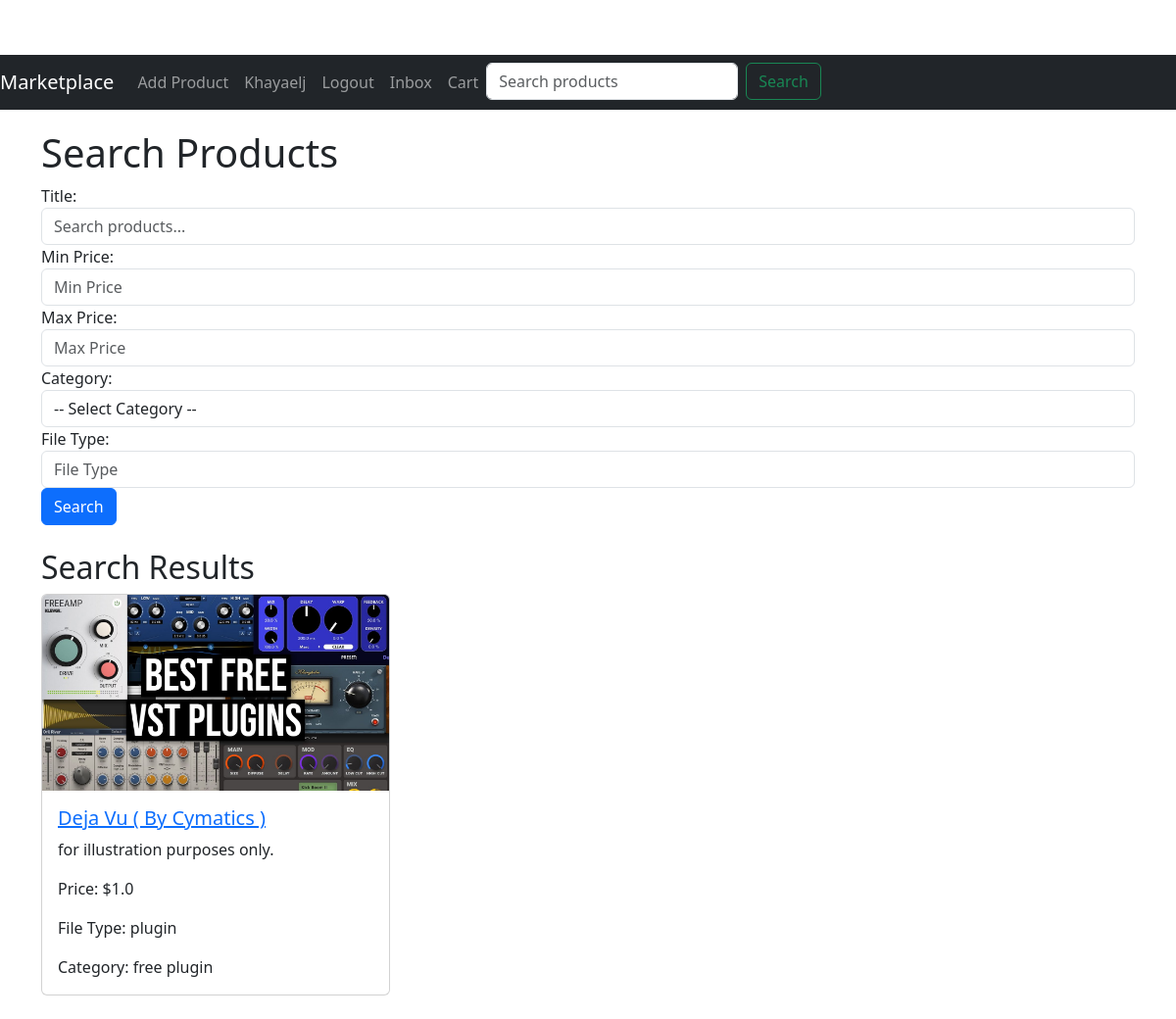
Page /search (signed in) on the committed database.
### app/models.py (models this page shows, shortened)
class User(UserMixin, db.Model):
    id = db.Column(db.Integer, primary_key=True)
    username = db.Column(db.String(64), index=True, unique=True)
    email = db.Column(db.String(120), index=True, unique=True)
    password_hash = db.Column(db.String(128))
    profile_picture = db.Column(db.String(150), nullable=True)
    products = db.relationship('Product', backref='author', lazy='dynamic')
    reviews = db.relationship('Review', backref='author', lazy='dynamic')
    wishlist_entries = db.relationship('Wishlist', backref='user', lazy=True)
    received_messages = db.relationship('Message', foreign_keys='Message.receiver_id', backref='receiver', overlaps="sent_messages,received_messages")
    sent_messages = db.relationship('Message', foreign_keys='Message.sender_id', backref='sender', overlaps="received_messages,sent_messages")

class Product(db.Model):
    id = db.Column(db.Integer, primary_key=True)
    title = db.Column(db.String(128))
    description = db.Column(db.String(1024))
    price = db.Column(db.Float)
    image = db.Column(db.String(150), nullable=True)
    is_sold = db.Column(db.Boolean, default=False)
    created_at = db.Column(db.DateTime, index=True, default=datetime.utcnow)
    user_id = db.Column(db.Integer, db.ForeignKey('user.id'))
    category_id = db.Column(db.Integer, db.ForeignKey('category.id'))
    file_path = db.Column(db.String(150), nullable=True)  # Field for storing file paths
    file_type = db.Column(db.String(50), nullable=True)  # Field to store the type of file (e.g., 'ebook', 'plugin', 'instrumental')
    reviews = db.relationship('Review', backref='product', lazy='dynamic')
    orders = db.relationship('Order', backref='product', lazy='dynamic')

class Category(db.Model):
    id = db.Column(db.Integer, primary_key=True)
    name = db.Column(db.String(64), index=True, unique=True)
    products = db.relationship('Product', backref='category', lazy='dynamic')

### app/routes.py (the view)
@bp.route('/search', methods=['GET', 'POST'])
def search():
    form = SearchForm()
    query = request.args.get('query', '')
    min_price = request.args.get('min_price', type=float)
    max_price = request.args.get('max_price', type=float)
    category_name = request.args.get('category', '')
    file_type = request.args.get('file_type', '')
    products_query = Product.query
    if query:
        products_query = products_query.filter(Product.title.ilike(f'%{query}%'))
    if min_price is not None:
        products_query = products_query.filter(Product.price >= min_price)
    if max_price is not None:
        products_query = products_query.filter(Product.price <= max_price)
    if category_name:
        category = Category.query.filter_by(name=category_name).first()
        if category:
            products_query = products_query.filter(Product.category_id == category.id)
    if file_type:
        products_query = products_query.filter(Product.file_type.ilike(f'%{file_type}%'))
    products = products_query.all()
    categories = Category.query.all()  # Fetch all categories
    return render_template('search.html', products=products, categories=categories, form=form)

### app/forms.py
class SearchForm(FlaskForm):
    query = StringField('Search by Title', validators=[Optional()])
    min_price = DecimalField('Min Price', validators=[Optional()])
    max_price = DecimalField('Max Price', validators=[Optional()])
    category = SelectField('Category', choices=[], coerce=str, validators=[Optional()])
    file_type = StringField('File Type', validators=[Optional()])
    submit = SubmitField('Search')

### app/models.py (called while the page is built)
@login.user_loader
def load_user(id):
    return User.query.get(int(id))

### app/routes.py (called while the page is built)
@bp.before_request
def before_request():
    if current_user.is_authenticated:
        unread_count = Message.query.filter_by(receiver_id=current_user.id, read=False).count()
        current_app.jinja_env.globals['unread_count'] = unread_count

### app/templates/search.html (shortened to what this page needs)
{% extends "base.html" %}
{% block content %}
  <h1>Search Products</h1>
  <form method="GET" action="{{ url_for('main.search') }}" class="mb-4">
    <div class="form-group">
      <label for="query">Title:</label>
      <input type="text" name="query" id="query" class="form-control" placeholder="Search products..." value="{{ request.args.get('query', '') }}">
    </div>
    <div class="form-group">
      <label for="min_price">Min Price:</label>
      <input type="number" name="min_price" id="min_price" class="form-control" value="{{ request.args.get('min_price', '') }}" step="0.01" placeholder="Min Price">
    </div>
    <div class="form-group">
      <label for="max_price">Max Price:</label>
      <input type="number" name="max_price" id="max_price" class="form-control" value="{{ request.args.get('max_price', '') }}" step="0.01" placeholder="Max Price">
    </div>
    <div class="form-group">
      <label for="category">Category:</label>
      <select name="category" id="category" class="form-control">
        <option value="">-- Select Category --</option>
      </select>
    </div>
    <div class="form-group">
      <label for="file_type">File Type:</label>
      <input type="text" name="file_type" id="file_type" class="form-control" value="{{ request.args.get('file_type', '') }}" placeholder="File Type">
    </div>
    <button type="submit" class="btn btn-primary">Search</button>
  </form>
  <h2>Search Results</h2>
  {% if products %}
    <div class="row">
      {% for product in products %}
        <div class="col-md-4 mb-4">
          <div class="card">
            {% if product.image %}
              <img src="{{ url_for('static', filename='images/' + product.image) }}" class="card-img-top" alt="Product Image">
            {% else %}
              <img src="{{ url_for('static', filename='images/default-product.jpg') }}" class="card-img-top" alt="Default Product Image">
            {% endif %}
            <div class="card-body">
              <h5 class="card-title">
                <a href="{{ url_for('main.product', id=product.id) }}">{{ product.title }}</a>
              </h5>
              <p class="card-text">{{ product.description }}</p>
              <p class="card-text">Price: ${{ product.price }}</p>
              <p class="card-text">File Type: {{ product.file_type }}</p>
              <p class="card-text">Category: {{ product.category.name if product.category else 'No Category' }}</p>
            </div>
          </div>
        </div>
      {% endfor %}
    </div>
  {% else %}
    <p>No products found matching your search criteria.</p>
  {% endif %}
{% endblock %}

### app/templates/base.html (shortened to what this page needs)
<!doctype html>
<html lang="en">
<head>
  <link rel="stylesheet" href="{{ url_for('static', filename='css/styles.css') }}">
  <link href="https://cdn.jsdelivr.net/npm/bootstrap@5.3.0/dist/css/bootstrap.min.css" rel="stylesheet">
</head>
<body>
  <nav class="navbar navbar-expand-lg navbar-dark bg-dark">
    <a class="navbar-brand" href="{{ url_for('main.index') }}">Marketplace</a>
    <div class="collapse navbar-collapse" id="navbarNav">
      <ul class="navbar-nav">
        {% if current_user.is_authenticated %}
        <li class="nav-item">
          <a class="nav-link" href="{{ url_for('main.add_product') }}">Add Product</a>
        </li>
        <li class="nav-item">
          <a class="nav-link" href="{{ url_for('main.edit_profile') }}">{{ current_user.username }}</a>
        </li>
        <li class="nav-item">
          <a class="nav-link" href="{{ url_for('main.logout') }}">Logout</a>
        </li>
        <li class="nav-item">
          <a class="nav-link" href="{{ url_for('main.inbox') }}">
            Inbox
          </a>
        </li>
        {% endif %}
        <li class="nav-item">
          <a class="nav-link" href="{{ url_for('main.cart') }}">Cart</a>
        </li>
        <li class="nav-item">
          <form class="d-flex ms-auto" action="{{ url_for('main.search') }}" method="get">
            <input class="form-control me-2" type="search" name="query" placeholder="Search products" aria-label="Search">
            <button class="btn btn-outline-success" type="submit">Search</button>
          </form>
        </li>
      </ul>
    </div>
  </nav>
  <div class="container">
    {% block content %}{% endblock %}
  </div>
</body>
</html>

### app/static/css/styles.css (style rules this page uses)
body { padding-top: 56px; }
.card-img-top { height: 200px; object-fit: cover; }
.navbar { margin-bottom: 20px; }
.container { max-width: 960px; margin: 0 auto; }
.btn { border-radius: .2rem; padding: .5rem 1rem; }
.btn-primary { background-color: #007bff; border-color: #007bff; }

### rows in the picture
User: username "Khayaelj"
Product: title "Deja Vu ( By Cymatics )", description "for illustration purposes only.", price "1.0", file_type "plugin", category "free plugin"
